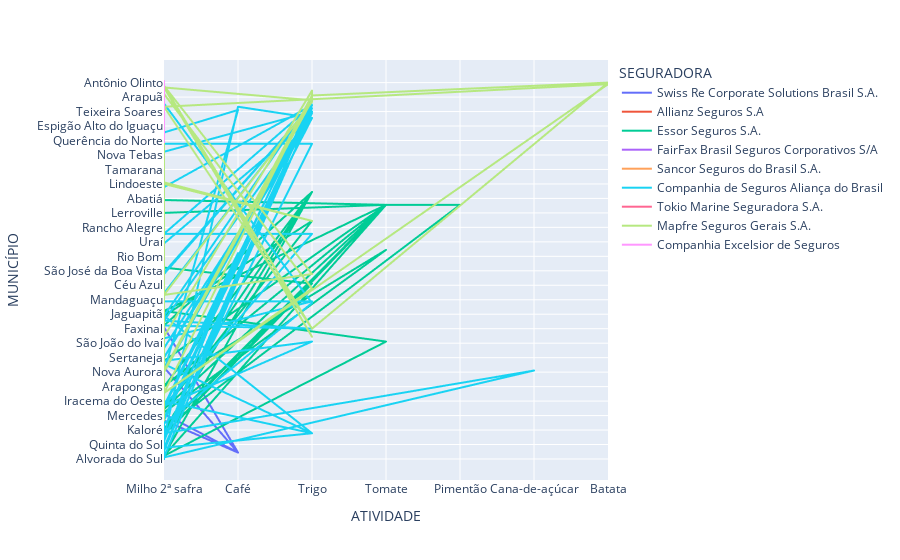

Notebook cell for this chart:
### Code cell
px.line(dados_df, x='ATIVIDADE', y='MUNICÍPIO', color='SEGURADORA')

### Figure 1 — Plotly figure (JSON) as saved in the notebook; plotly's stock layout.template omitted (floating-point values rounded to 4 significant figures; data arrays with more than 128 entries replaced by an {"elided": "..."} marker saying what was removed)
{"data": [{"hovertemplate": "SEGURADORA=Swiss Re Corporate Solutions Brasil S.A.<br>ATIVIDADE=%{x}<br>MUNICÍPIO=%{y}<extra></extra>", "legendgroup": "Swiss Re Corporate Solutions Brasil S.A.", "line": {"color": "#636efa", "dash": "solid"}, "marker": {"symbol": "circle"}, "mode": "lines", "name": "Swiss Re Corporate Solutions Brasil S.A.", "showlegend": true, "type": "scattergl", "x": {"elided": "966 str values"}, "xaxis": "x", "y": {"elided": "966 str values"}, "yaxis": "y"}, {"hovertemplate": "SEGURADORA=Allianz Seguros S.A<br>ATIVIDADE=%{x}<br>MUNICÍPIO=%{y}<extra></extra>", "legendgroup": "Allianz Seguros S.A", "line": {"color": "#EF553B", "dash": "solid"}, "marker": {"symbol": "circle"}, "mode": "lines", "name": "Allianz Seguros S.A", "showlegend": true, "type": "scattergl", "x": {"elided": "169 str values"}, "xaxis": "x", "y": {"elided": "169 str values"}, "yaxis": "y"}, {"hovertemplate": "SEGURADORA=Essor Seguros S.A.<br>ATIVIDADE=%{x}<br>MUNICÍPIO=%{y}<extra></extra>", "legendgroup": "Essor Seguros S.A.", "line": {"color": "#00cc96", "dash": "solid"}, "marker": {"symbol": "circle"}, "mode": "lines", "name": "Essor Seguros S.A.", "showlegend": true, "type": "scattergl", "x": {"elided": "392 str values"}, "xaxis": "x", "y": {"elided": "392 str values"}, "yaxis": "y"}, {"hovertemplate": "SEGURADORA=FairFax Brasil Seguros Corporativos S/A<br>ATIVIDADE=%{x}<br>MUNICÍPIO=%{y}<extra></extra>", "legendgroup": "FairFax Brasil Seguros Corporativos S/A", "line": {"color": "#ab63fa", "dash": "solid"}, "marker": {"symbol": "circle"}, "mode": "lines", "name": "FairFax Brasil Seguros Corporativos S/A", "showlegend": true, "type": "scattergl", "x": {"elided": "460 str values"}, "xaxis": "x", "y": {"elided": "460 str values"}, "yaxis": "y"}, {"hovertemplate": "SEGURADORA=Sancor Seguros do Brasil S.A.<br>ATIVIDADE=%{x}<br>MUNICÍPIO=%{y}<extra></extra>", "legendgroup": "Sancor Seguros do Brasil S.A.", "line": {"color": "#FFA15A", "dash": "solid"}, "marker": {"symbol": "circle"}, "mode": "lines", "name": "Sancor Seguros do Brasil S.A.", "showlegend": true, "type": "scattergl", "x": {"elided": "1393 str values"}, "xaxis": "x", "y": {"elided": "1393 str values"}, "yaxis": "y"}, {"hovertemplate": "SEGURADORA=Companhia de Seguros Aliança do Brasil<br>ATIVIDADE=%{x}<br>MUNICÍPIO=%{y}<extra></extra>", "legendgroup": "Companhia de Seguros Aliança do Brasil", "line": {"color": "#19d3f3", "dash": "solid"}, "marker": {"symbol": "circle"}, "mode": "lines", "name": "Companhia de Seguros Aliança do Brasil", "showlegend": true, "type": "scattergl", "x": {"elided": "332 str values"}, "xaxis": "x", "y": {"elided": "332 str values"}, "yaxis": "y"}, {"hovertemplate": "SEGURADORA=Tokio Marine Seguradora S.A.<br>ATIVIDADE=%{x}<br>MUNICÍPIO=%{y}<extra></extra>", "legendgroup": "Tokio Marine Seguradora S.A.", "line": {"color": "#FF6692", "dash": "solid"}, "marker": {"symbol": "circle"}, "mode": "lines", "name": "Tokio Marine Seguradora S.A.", "showlegend": true, "type": "scattergl", "x": ["Milho 2ª safra", "Milho 2ª safra", "Milho 2ª safra", "Milho 2ª safra", "Milho 2ª safra", "Milho 2ª safra", "Milho 2ª safra", "Milho 2ª safra", "Milho 2ª safra", "Milho 2ª safra", "Milho 2ª safra", "Milho 2ª safra", "Milho 2ª safra", "Milho 2ª safra", "Milho 2ª safra", "Milho 2ª safra", "Milho 2ª safra", "Milho 2ª safra", "Milho 2ª safra", "Milho 2ª safra", "Milho 2ª safra", "Milho 2ª safra", "Milho 2ª safra", "Milho 2ª safra", "Milho 2ª safra", "Milho 2ª safra", "Milho 2ª safra", "Milho 2ª safra", "Milho 2ª safra", "Milho 2ª safra", "Milho 2ª safra", "Milho 2ª safra", "Milho 2ª safra", "Milho 2ª safra", "Milho 2ª safra", "Milho 2ª safra", "Milho 2ª safra", "Milho 2ª safra", "Milho 2ª safra", "Milho 2ª safra"], "xaxis": "x", "y": ["Rio Branco do Ivaí", "Ivaiporã", "Arapuã", "Jardim Alegre", "Ivaiporã", "Ivaiporã", "Cândido de Abreu", "Cândido de Abreu", "Ariranha do Ivaí", "Ariranha do Ivaí", "Lidianópolis", "Rio Branco do Ivaí", "Cândido de Abreu", "Jardim Alegre", "Ariranha do Ivaí", "Cândido de Abreu", "Ivaiporã", "Ivaiporã", "Ariranha do Ivaí", "Ivaiporã", "Jardim Alegre", "Ivaiporã", "Ivaiporã", "Ivaiporã", "Ivaiporã", "Ivaiporã", "Ivaiporã", "Ivaiporã", "Manoel Ribas", "Vera Cruz do Oeste", "Vera Cruz do Oeste", "Ivaiporã", "Rio Branco do Ivaí", "Ivaiporã", "Ivaiporã", "Ivaiporã", "Ivaiporã", "Ivaiporã", "Ivaiporã", "Jardim Alegre"], "yaxis": "y"}, {"hovertemplate": "SEGURADORA=Mapfre Seguros Gerais S.A.<br>ATIVIDADE=%{x}<br>MUNICÍPIO=%{y}<extra></extra>", "legendgroup": "Mapfre Seguros Gerais S.A.", "line": {"color": "#B6E880", "dash": "solid"}, "marker": {"symbol": "circle"}, "mode": "lines", "name": "Mapfre Seguros Gerais S.A.", "showlegend": true, "type": "scattergl", "x": ["Trigo", "Milho 2ª safra", "Trigo", "Milho 2ª safra", "Milho 2ª safra", "Milho 2ª safra", "Milho 2ª safra", "Milho 2ª safra", "Trigo", "Milho 2ª safra", "Milho 2ª safra", "Milho 2ª safra", "Milho 2ª safra", "Milho 2ª safra", "Trigo", "Trigo", "Trigo", "Milho 2ª safra", "Milho 2ª safra", "Milho 2ª safra", "Milho 2ª safra", "Milho 2ª safra", "Milho 2ª safra", "Milho 2ª safra", "Milho 2ª safra", "Milho 2ª safra", "Trigo", "Trigo", "Milho 2ª safra", "Trigo", "Trigo", "Milho 2ª safra", "Milho 2ª safra", "Milho 2ª safra", "Trigo", "Milho 2ª safra", "Milho 2ª safra", "Milho 2ª safra", "Milho 2ª safra", "Milho 2ª safra", "Trigo", "Milho 2ª safra", "Milho 2ª safra", "Milho 2ª safra", "Milho 2ª safra", "Milho 2ª safra", "Batata", "Milho 2ª safra", "Trigo", "Batata", "Trigo", "Milho 2ª safra", "Milho 2ª safra"], "xaxis": "x", "y": ["Palmeira", "Santa Tereza do Oeste", "Farol", "Cidade Gaúcha", "Cidade Gaúcha", "Ibaiti", "Ibaiti", "Lindoeste", "Pitanga", "Iguaraçu", "Primeiro de Maio", "Bela Vista do Paraíso", "Bela Vista do Paraíso", "Santa Mariana", "Prudentópolis", "Lapa", "Lapa", "Cruzmaltina", "Santa Cruz de Monte Castelo", "Amaporã", "Abatiá", "Tapejara", "São Carlos do Ivaí", "Jundiaí do Sul", "Jundiaí do Sul", "Planaltina do Paraná", "Faxinal", "Faxinal", "Guaporema", "Apucarana", "Apucarana", "Santa Mariana", "Santa Mariana", "Guaporema", "Cruzmaltina", "Planaltina do Paraná", "Ivatuba", "Terra Boa", "Santa Mariana", "Planaltina do Paraná", "Ortigueira", "Nova Aurora", "Leópolis", "Leópolis", "Santa Tereza do Oeste", "Santa Tereza do Oeste", "Contenda", "Pinhalão", "Faxinal", "Antônio Olinto", "Palmeira", "Florestópolis", "Florestópolis"], "yaxis": "y"}, {"hovertemplate": "SEGURADORA=Companhia Excelsior de Seguros<br>ATIVIDADE=%{x}<br>MUNICÍPIO=%{y}<extra></extra>", "legendgroup": "Companhia Excelsior de Seguros", "line": {"color": "#FF97FF", "dash": "solid"}, "marker": {"symbol": "circle"}, "mode": "lines", "name": "Companhia Excelsior de Seguros", "showlegend": true, "type": "scattergl", "x": ["Milho 2ª safra", "Milho 2ª safra", "Milho 2ª safra", "Milho 2ª safra", "Milho 2ª safra", "Milho 2ª safra", "Milho 2ª safra", "Milho 2ª safra", "Milho 2ª safra", "Milho 2ª safra"], "xaxis": "x", "y": ["Perobal", "Iporã", "Iporã", "Perobal", "Perobal", "Iporã", "Iporã", "Iporã", "Perobal", "Iporã"], "yaxis": "y"}], "layout": {"legend": {"title": {"text": "SEGURADORA"}, "tracegroupgap": 0}, "margin": {"t": 60}, "xaxis": {"anchor": "y", "domain": [0, 1], "title": {"text": "ATIVIDADE"}}, "yaxis": {"anchor": "x", "domain": [0, 1], "title": {"text": "MUNICÍPIO"}}}}
